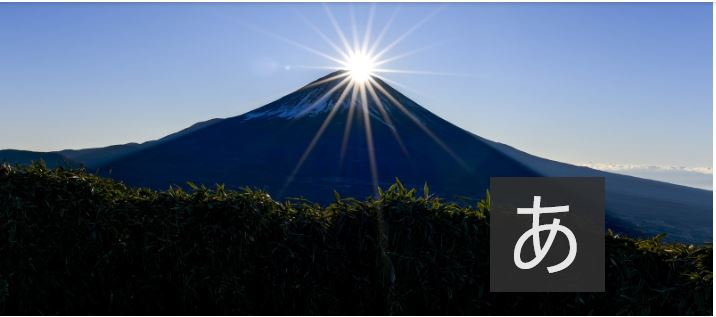
#> input picture 23. pip(external_package)/03. pillow/image.JPG, 716 x 317 px, found by its file name
$ python imageProcessing6.py
#> lines starting #> are read from the running program, lines starting #| are printed output that depends on the picture
## Increase brightness.

from PIL import Image, ImageOps

#! Exception processing is performed assuming
#! that the image file cannot be opened.

try:
    img1 = Image.open("image.jpg", "r")
#> img1 is the input picture: PIL image 716x317 RGB; mean R, G, B 77.1, 91.6, 112.5
    bw_img = img1.convert("L")
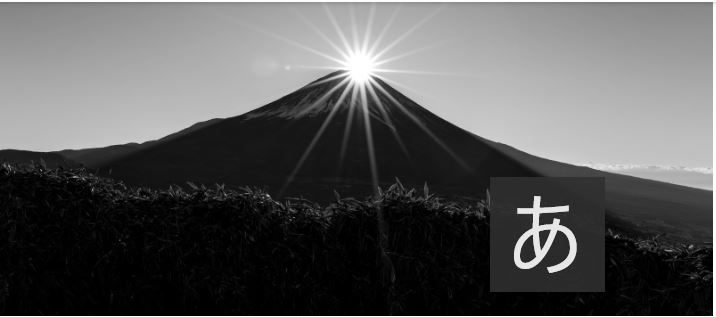
#> bw_img: PIL image 716x317 L; min 0, max 255, mean 89.6
    #! Dot brightness is doubled.
    img2 = img1.point(lambda p: p * 2.0)
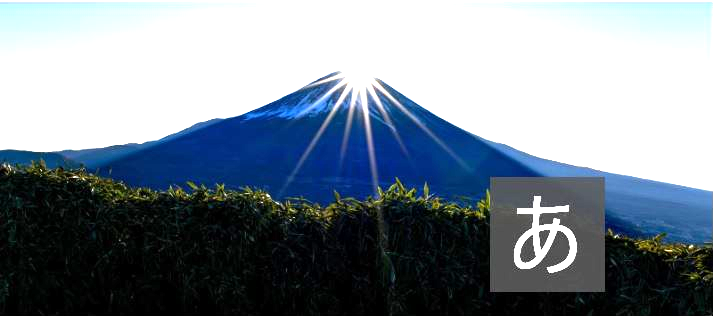
#> img2: PIL image 716x317 RGB; mean R, G, B 125, 136.3, 147.2

    img2.save("image_luminance.jpg", "JPEG")
    print("saved...")
except IOError as error:
    print(error)
